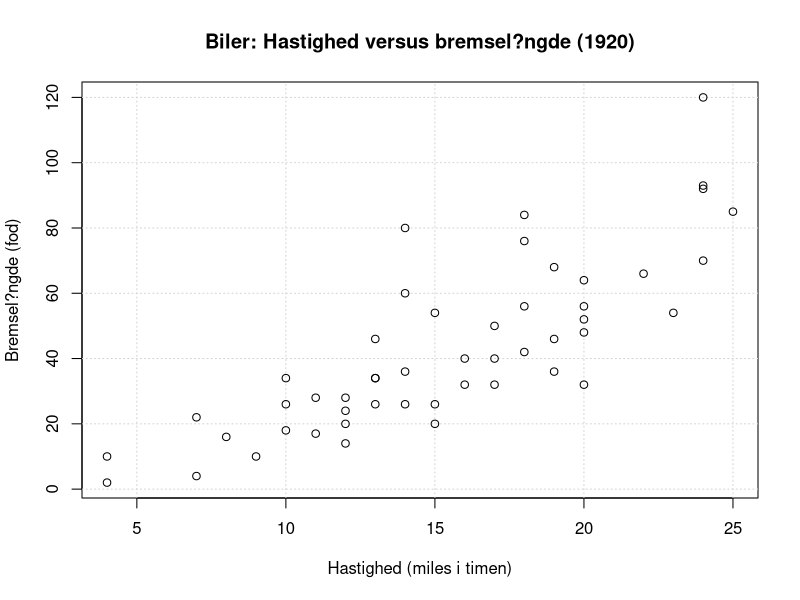

Source code (R):
# Kald plot med type = "n" for at initialisere grafikrammen uden at vise data
plot(cars,
     main = "Biler: Hastighed versus bremsel?ngde (1920)",
     xlab = "Hastighed (miles i timen)",
     ylab = "Bremsel?ngde (fod)",
     type = "n")
# Kald grid-funktionen for at tegne gitteret
grid()
# Kald lavniveau-grafikfunktioner som points og lines for at tilf?je grafikken ovenp? gitteret
points(cars)
